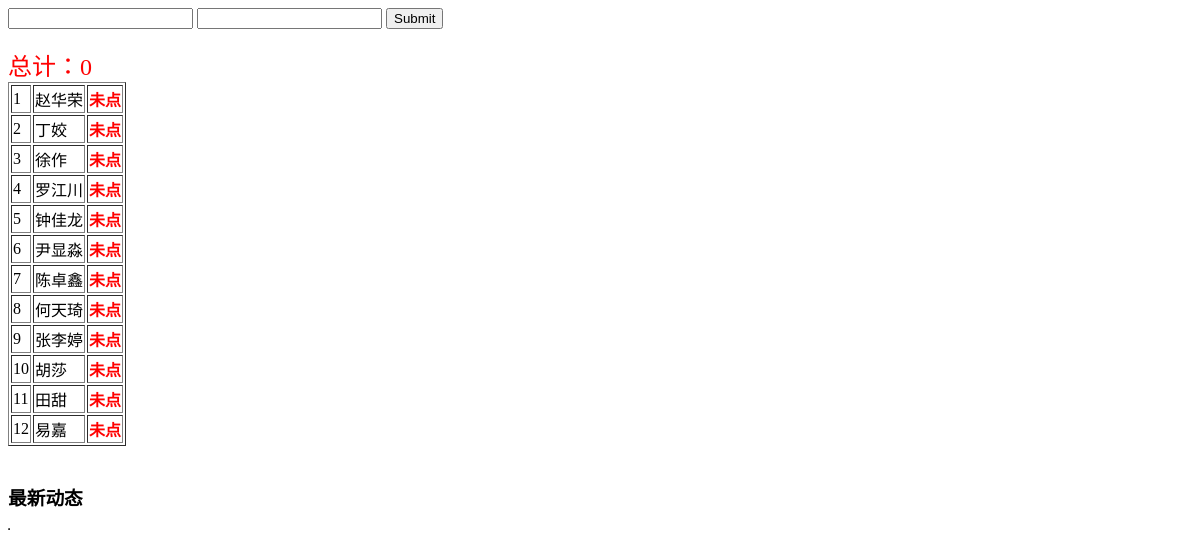
/view/index.php, run on an earlier commit of the app's database.
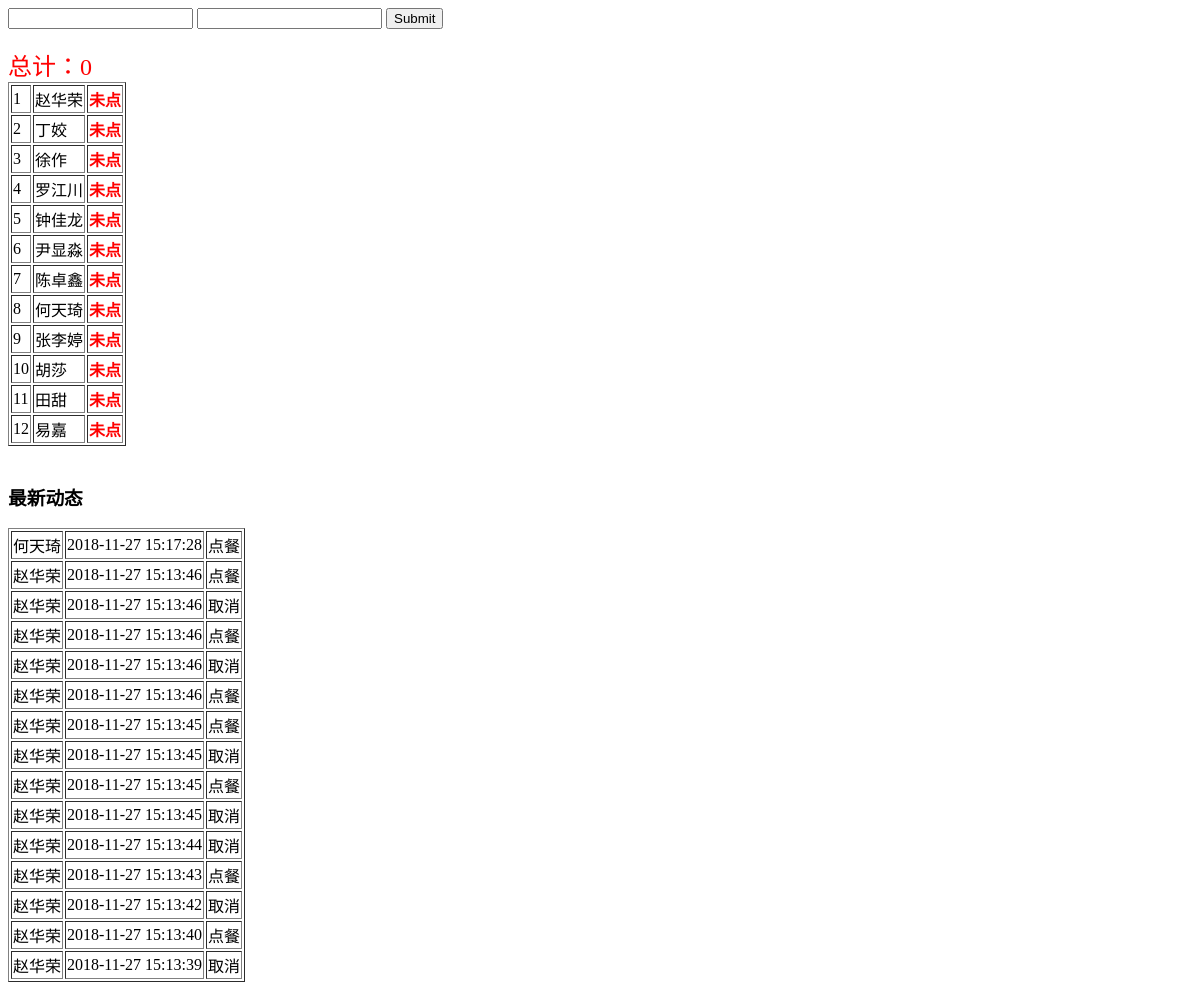
And on a later commit of the database.
### tables this page shows
CREATE TABLE "lunch_user" (
	`id`	INTEGER PRIMARY KEY AUTOINCREMENT,
	`name`	TEXT NOT NULL UNIQUE,
	`password`	TEXT NOT NULL,
	`status`	INTEGER DEFAULT 0
);

CREATE TABLE "lunch_ret" (
	`id`	INTEGER PRIMARY KEY AUTOINCREMENT UNIQUE,
	`user_id`	INTEGER NOT NULL,
	`time`	TEXT,
	`operation`	INTEGER NOT NULL
);

### db/class_mysqlite.php (called while the page is built, shortened)
<?php
   require_once("../define/define.php");
   class MySQLite extends SQLite3
   {
      public function getAllUserInfo()
      {
         $arrayRet = array();
         $sql =<<<EOF
         SELECT * FROM lunch_user;
EOF;
         $ret = $this->query($sql);
         while($row = $ret->fetchArray(SQLITE3_ASSOC))
         {
            $user = new UserInfo($row['id'], $row['name'], $row['status']);
            array_push($arrayRet, $user);
         }
         return $arrayRet;
      }
      public function getLastRecord()
      {
         $arrayRet = array();
         $sql =<<<EOF
            SELECT * FROM lunch_ret ORDER BY time DESC LIMIT 0,15
EOF;
         $ret = $this->query($sql);
         while($row = $ret->fetchArray(SQLITE3_ASSOC) )
         {
            $record = new LunchInfo($row['id'], $row['user_id'], $row['time'], $row['operation']);
            array_push($arrayRet, $record);
         }
         return $arrayRet;
      }
   }
?>

### define/define.php (called while the page is built, shortened)
<?php
class UserInfo
{
	private $m_userName;
	function __construct($id, $name, $status)
	{
		$this->m_userName = $name;
	}
	function getUserName()
	{
		return $this->m_userName;
	}
}
class LunchInfo
{
	private $mUserID;
	private $mTime;
	private $mStatus;
	function __construct($id, $userID, $time, $status)
	{
		$this->mUserID = $userID;
		$this->mTime = $time;
		$this->mStatus = $status;
	}
	function getUserID()
	{
		return $this->mUserID;
	}
	function getTime()
	{
		return $this->mTime;
	}
	function getStatus()
	{
		return $this->mStatus;
	}
}
?>

### view/index.php (the view, shortened to what this page needs)
<?php
	require_once("../db/class_mysqlite.php");
?>
<!DOCTYPE html>
<html>
	<head>
	</head>
	<body>
		<?php
		if(!isset($_SESSION['userid']))
		{
			echo "<form action=\"../action/login.php\" method=\"post\"> <input type=\"text\" name=\"username\"/> <input type=\"password\" name=\"password\"/> <input type=\"submit\" name=\"btn_login\"/> </form>";
		}
		?>
		<br/>
		<?php
			$userIDAndName = array();
			$my = MySQLite::getInstance();
			$allUserInfo = $my->getAllUserInfo();
			$userTableString = "<table border='1'>";
			$countHaveLunch = 0;
			for($i = 0; $i < count($allUserInfo); $i ++)
			{
				$userIDAndName[$allUserInfo[$i]->getID()] = $allUserInfo[$i]->getUserName();
				$status_text = "<font color='red'><B>未点</B></font>";
				$userTableString .= "<tr>";
				$userTableString .= "<td>".($i+1)."</td><td>".$allUserInfo[$i]->getUserName()."</td><td>".$status_text."</td>";
				$userTableString .= "</tr>";
			}
			$userTableString .= "</table>";
			echo "<font color=red size=5>总计：".$countHaveLunch."</font>";
			echo $userTableString;
			$allRecord = $my->getLastRecord();
			echo "<br/><h3>最新动态</h3>";
			$RecordString = "<table border='1'>";
			for($i = 0; $i < count($allRecord); $i ++)
			{
				$status = ($allRecord[$i]->getStatus() == 0) ? "取消" : "点餐";
				$RecordString .= "<tr>";
				$RecordString .= "<td>".$userIDAndName[$allRecord[$i]->getUserID()]."</td><td>".$allRecord[$i]->getTime()."</td><td>".$status."</td>";
				$RecordString .= "</tr>";
			}
			$RecordString .= "</table>";
			echo $RecordString;
		?>
	</body>
</html>

What changed in the data, as far as the page shows it:
added lunch_ret: user "何天琦", time "2018-11-27 15:17:28", operation "点餐"
added lunch_ret: user "赵华荣", time "2018-11-27 15:13:46", operation "点餐"
added lunch_ret: user "赵华荣", time "2018-11-27 15:13:46", operation "取消"
added lunch_ret: user "赵华荣", time "2018-11-27 15:13:46", operation "点餐"
added lunch_ret: user "赵华荣", time "2018-11-27 15:13:46", operation "取消"
added lunch_ret: user "赵华荣", time "2018-11-27 15:13:46", operation "点餐"
added lunch_ret: user "赵华荣", time "2018-11-27 15:13:45", operation "点餐"
added lunch_ret: user "赵华荣", time "2018-11-27 15:13:45", operation "取消"
added lunch_ret: user "赵华荣", time "2018-11-27 15:13:45", operation "点餐"
added lunch_ret: user "赵华荣", time "2018-11-27 15:13:45", operation "取消"
added lunch_ret: user "赵华荣", time "2018-11-27 15:13:44", operation "取消"
added lunch_ret: user "赵华荣", time "2018-11-27 15:13:43", operation "点餐"
added lunch_ret: user "赵华荣", time "2018-11-27 15:13:42", operation "取消"
added lunch_ret: user "赵华荣", time "2018-11-27 15:13:40", operation "点餐"
added lunch_ret: user "赵华荣", time "2018-11-27 15:13:39", operation "取消"
